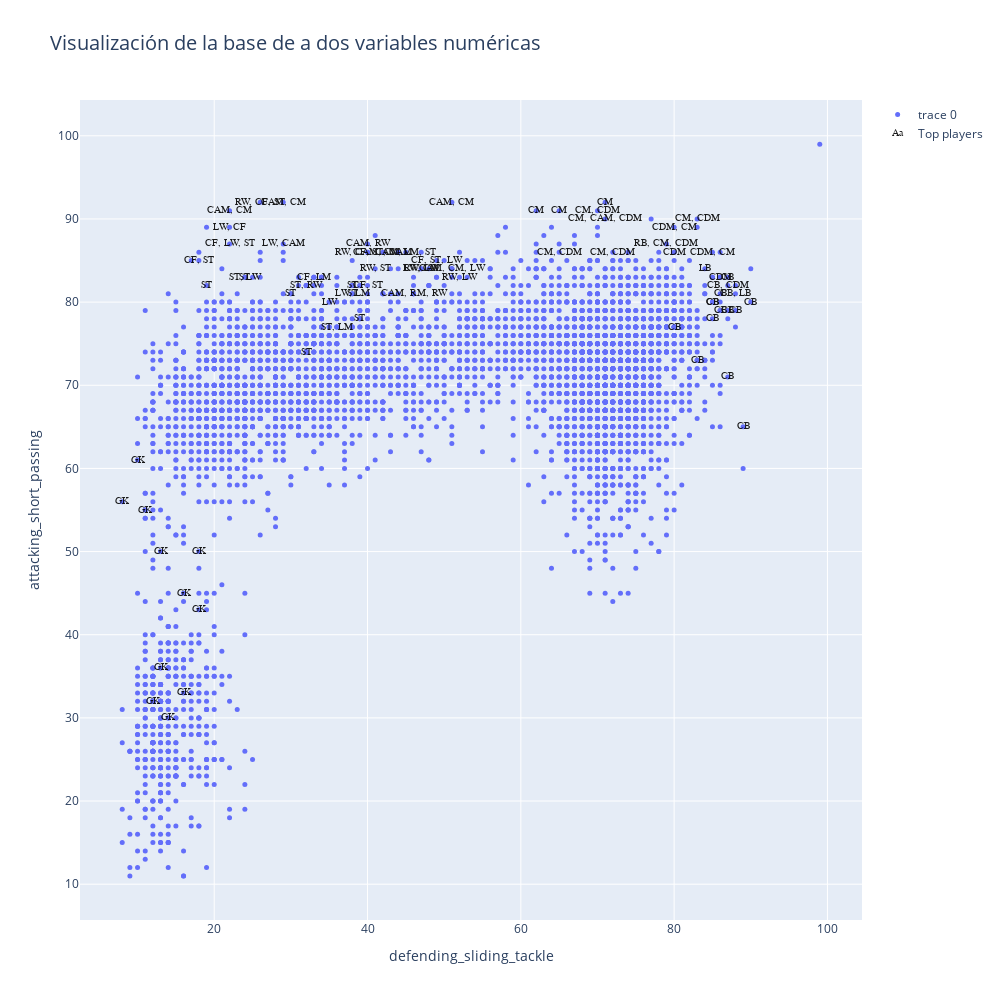

Notebook cell for this chart:
### Code cell
# Graficamos...

data=[]
bool_crack=df_n["overall"] > 85 #diferenciamos a los mejores jugadores

#Elejimos dos variables, para esto elejimos dos números entre 0 y  de n_skills-1

skill_1='defending_sliding_tackle'
skill_2='attacking_short_passing'

#skill_1=skills_ratings[4]
#skill_2=skills_ratings[21]



graf1 = go.Scatter(x=df_skills[skill_1], y=df_skills[skill_2],
                           mode='markers',
                        text=df_n.loc[:,'player_positions'], #'Height', 'Weight', 'Club', 'Age', 'Name','Position'
                           marker=dict(
                                size=5)
                           )

crack =go.Scatter(x=df_skills.loc[bool_crack,skill_1], y=df_skills.loc[bool_crack,skill_2],name='Top players',
                      text=df_n.loc[bool_crack,'player_positions'],
                      textfont=dict(family='sans serif',size=10,color='black'),
                      opacity=0.9,mode='text')

data=[graf1,crack]

layout = go.Layout(title="Visualización de la base de a dos variables numéricas",titlefont=dict(size=20),
                xaxis=dict(title=skill_1),
                yaxis=dict(title=skill_2),
                autosize=False, width=1000,height=1000)

fig = go.Figure(data=data, layout=layout)

iplot(fig)

### Figure 1 — Plotly figure (JSON) as saved in the notebook; plotly's stock layout.template omitted (floating-point values rounded to 4 significant figures; data arrays with more than 128 entries replaced by an {"elided": "..."} marker saying what was removed)
{"data": [{"marker": {"size": 5}, "mode": "markers", "text": {"elided": "4757 str values"}, "type": "scatter", "x": {"elided": "4757 int values"}, "y": {"elided": "4757 int values"}}, {"mode": "text", "name": "Top players", "opacity": 0.9, "text": ["RW, CF, ST", "ST, LW", "LW, CAM", "GK", "LW, CF", "CAM, CM", "GK", "CB", "CM", "RW, ST", "ST, RW", "CB", "ST", "GK", "GK", "CDM, CM", "CB", "ST", "CB", "ST", "ST", "CDM, CM", "CF, ST, LW", "CAM, RW", "CM, CDM", "GK", "RW, LW", "CAM, CM", "GK", "CB", "GK", "GK", "GK", "CAM, CM", "ST", "CB", "CM", "CAM, LM, ST", "ST, LM", "LW, LM", "CB, LB", "RW, CAM, CM", "CDM", "CF, LM", "CDM", "CB", "CF, ST", "CB", "CF, ST", "CB", "CB", "LB", "CM, CAM, CDM", "GK", "CF, LW, ST", "LW", "CB, CDM", "CB", "CM, CDM", "CB", "GK", "RB, CM, CDM", "CAM, CM, LW", "CF, ST, CAM", "CM, CDM", "CM, CDM", "RW, LW", "CB", "LW, CM", "CM", "CAM, RM, RW", "ST", "ST", null], "textfont": {"color": "black", "family": "sans serif", "size": 10}, "type": "scatter", "x": [26, 24, 29, 18, 22, 51, 10, 85, 71, 41, 32, 87, 38, 16, 13, 85, 89, 24, 90, 38, 19, 80, 49, 40, 65, 8, 47, 22, 16, 87, 13, 11, 18, 29, 39, 87, 62, 45, 36, 38, 88, 40, 86, 33, 80, 85, 18, 88, 40, 86, 86, 84, 71, 14, 22, 35, 87, 83, 83, 85, 12, 79, 51, 42, 72, 70, 52, 80, 47, 65, 46, 32, 30, 99], "y": [92, 83, 87, 43, 89, 92, 61, 78, 92, 84, 82, 71, 81, 45, 50, 86, 65, 83, 80, 82, 82, 89, 85, 87, 86, 56, 84, 91, 33, 83, 36, 55, 50, 92, 78, 79, 91, 86, 77, 81, 81, 86, 83, 83, 86, 80, 85, 79, 82, 81, 79, 84, 90, 30, 87, 80, 82, 73, 90, 80, 32, 87, 84, 86, 86, 91, 83, 77, 84, 91, 81, 74, 81, 99]}], "layout": {"autosize": false, "height": 1000, "title": {"font": {"size": 20}, "text": "Visualización de la base de a dos variables numéricas"}, "width": 1000, "xaxis": {"title": {"text": "defending_sliding_tackle"}}, "yaxis": {"title": {"text": "attacking_short_passing"}}}}
